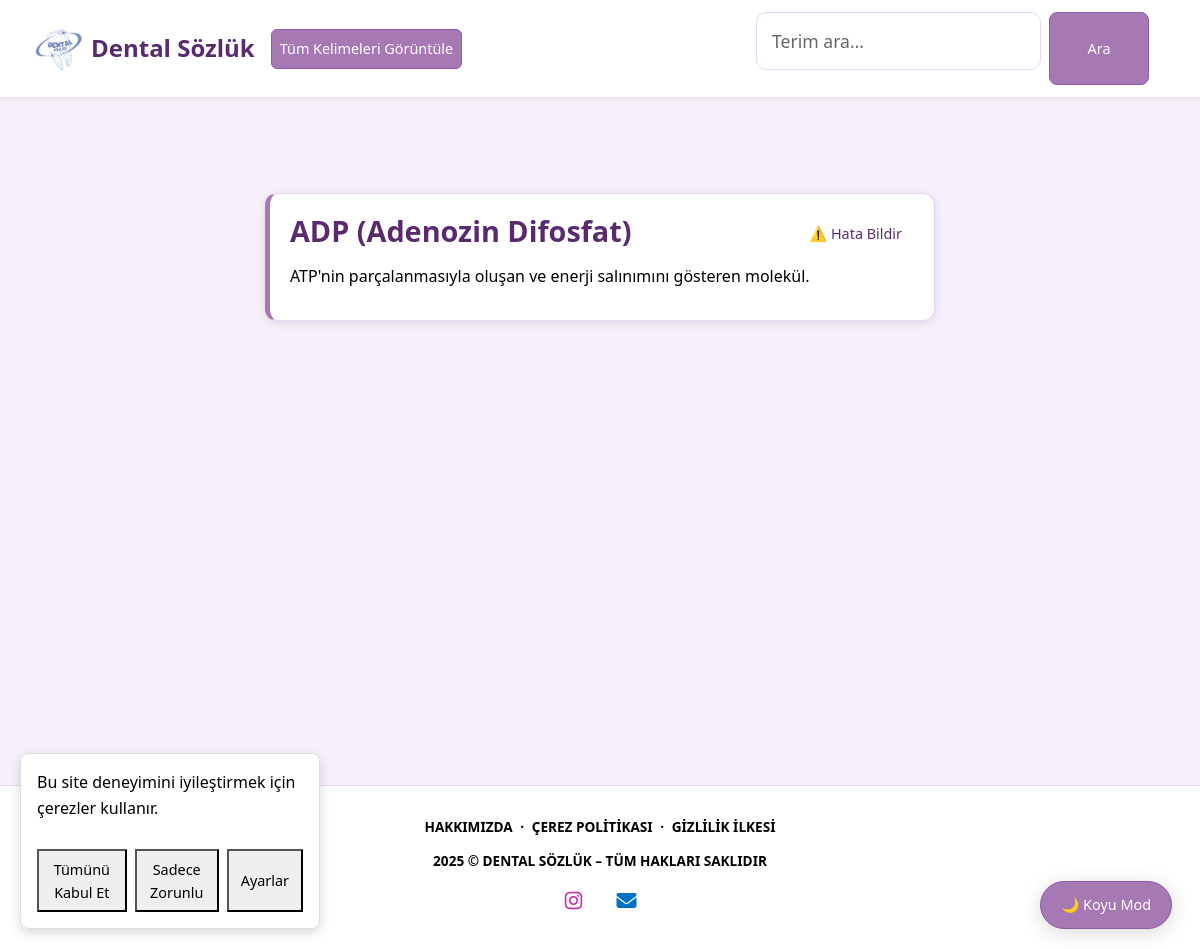
Page /terim/adp-adenozin-difosfat/ on the committed database.
### terms/models.py (models this page shows, shortened)
class DentalTerm(models.Model):
    title = models.CharField(max_length=100)
    description = models.TextField()
    english_equivalent = models.CharField(max_length=100, blank=True, null=True)
    latin_equivalent = models.CharField(max_length=100, blank=True, null=True)
    slug = models.SlugField(unique=True, blank=True)

### terms/views.py (the view)
# urls.py: path('terim/<slug:slug>/', views.term_detail, name='term_detail'),
def term_detail(request, slug):
    term = get_object_or_404(DentalTerm, slug=slug)
    return render(request, 'terms/term_detail.html', {
        'term': term,
    })

### terms/templates/terms/term_detail.html (shortened to what this page needs)
{% extends 'base.html' %}
{% load static %}
{% block content %}
  <div class="term-card" id="term-{{ term.id }}">
    <h2>{{ term.title }}</h2>
    <p>{{ term.description }}</p>
    <form
      class="error-report-form"
      data-action="{% url 'terms:report_error' %}"
    >
      <button type="submit" class="error-report-btn">
        ⚠️ Hata Bildir
      </button>
    </form>
  </div>
{% endblock %}

### static/css/style.css (style rules this page uses)
* { box-sizing: border-box; }
body { margin: 0; padding: 0; font-family: 'Segoe UI', Tahoma, Geneva, Verdana, sans-serif; background-color: var(--bg-color); color: var(--text-color); transition: background-color 0.3s ease, color 0.3s ease; line-height: 1.6; }
:root { --bg-color: #f7f0fa; --text-color: #000000; --card-bg: #ffffff; --card-border: #e6d5f7; --link-color: #5a2a6f; --btn-bg: #a678b4; --btn-text: #ffffff; --btn-border: #8e5aa3; --navbar-bg: #ffffff; --navbar-text: #f0f0f0; --shadow-light: 0 2px 10px rgba(0, 0, 0, 0.1); --shadow-medium: 0 4px 20px rgba(0, 0, 0, 0.15); }
.error-report-btn { background: transparent; border: none; color: var(--link-color); font-size: 0.9rem; cursor: pointer; padding: 8px 12px; border-radius: 6px; transition: all 0.3s ease; position: absolute; top: 20px; right: 20px; }
.term-card { background-color: var(--card-bg); color: var(--text-color); border: 1px solid var(--card-border); border-left: 5px solid var(--btn-bg); padding: 20px; border-radius: 12px; margin-bottom: 20px; box-shadow: var(--shadow-light); transition: all 0.3s ease; position: relative; }
.term-card h2, .term-card h4 { color: var(--link-color); margin-bottom: 15px; font-weight: 600; }
.term-card h2 { font-size: 1.8rem; }
.term-card p { margin-bottom: 10px; line-height: 1.6; }

### rows in the picture
DentalTerm: title "ADP (Adenozin Difosfat)", description "ATP'nin parçalanmasıyla oluşan ve enerji salınımını gösteren molekül."
